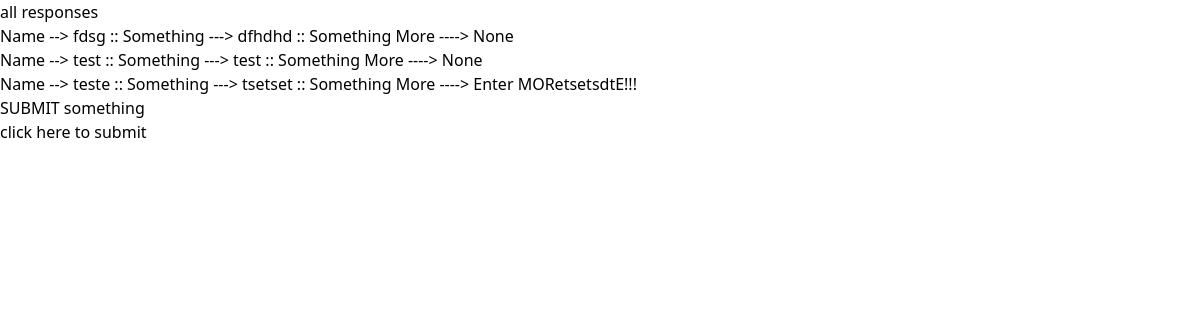
/all, run on an earlier commit of the app's database.
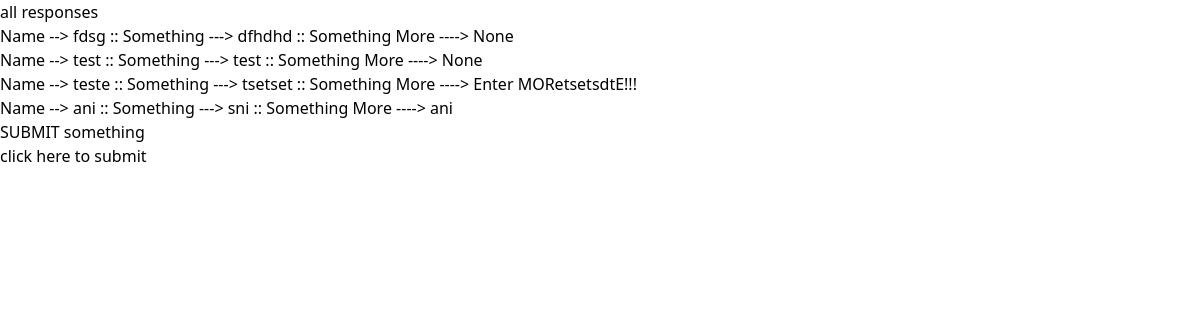
And on a later commit of the database.
### tables this page shows
CREATE TABLE entries (
        id INTEGER PRIMARY KEY AUTOINCREMENT,
        inp1 TEXT NOT NULL,
        inp2 TEXT NOT NULL,
        textbox TEXT
    );

### main.py (the view)
@app.route('/all')
def allview():
    user_name = "idk who you are"
    data = db.execute("SELECT * FROM entries")
    return render_template('all.html', user_name=user_name, data=data)

### templates/all.html (shortened to what this page needs)
<!DOCTYPE html>
<html lang="en">
<head>
    <script src="https://cdn.tailwindcss.com"></script>
</head>
<body>
    <h1>all responses</h1>
    <ul>
        {% for row in data %}
        <li> Name --> {{ row.inp1 }} :: Something ---> {{row.inp2}} :: Something More ----> {{row.textbox}}</li>
        {% endfor %}
    </ul>
    <h2>SUBMIT something</h2>
    <a href="/">click here to submit</a>
</body>
</html>

What changed in the data, as far as the page shows it:
added entries: inp1 "ani", inp2 "sni", textbox "ani"
